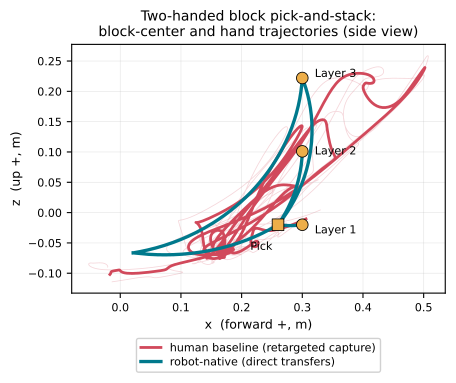

Recreate this plot in Python.
#!/usr/bin/env python3
"""s2_pickstack_paths.py - trajectory figure for the S2 two-handed block
pick-and-stack pilot (IEEE single-column, ~3.4 in).

Single side-view (x-z) panel: block-center path for both conditions, with
faint per-hand paths behind, and the pick + three stack layers marked. The
top-view panel was dropped (a dense unreadable tangle at column width); the
two-handedness it showed is instead quantified by the hand-separation stats
(F1.5), printed and saved to CSV for the caption.

This is NOT the M2 bricklaying capture (a separate motion in the error-budget
study); it is a designed two-handed pick-and-stack task.

Outputs: s2_pickstack_paths.pdf (vector) + .png, and s2_pickstack_handsep.csv.

Usage:
    /usr/bin/python3 s2_pickstack_paths.py
    /usr/bin/python3 s2_pickstack_paths.py --human s2_bricklay_human.csv
"""

import argparse
import csv
import json
import os
import sys

import numpy as np
import matplotlib
matplotlib.use("Agg")
import matplotlib.pyplot as plt          # noqa: E402

plt.rcParams.update({
    "pdf.fonttype": 42, "ps.fonttype": 42,     # embed TrueType, editable text
    "font.size": 8, "axes.titlesize": 10, "axes.labelsize": 9,
    "xtick.labelsize": 8, "ytick.labelsize": 8, "legend.fontsize": 8,
})

HERE = os.path.dirname(os.path.abspath(__file__))
sys.path.insert(0, os.path.expanduser("~/mj_ws/h1-2_sensors/yolo_ws/src/h12_experiments"))
from h12_experiments.fk_h12 import H12ArmFK          # noqa: E402
from h12_experiments.joints import ARM_CHAIN         # noqa: E402

RJ = ARM_CHAIN["right"][:4]
LJ = ARM_CHAIN["left"][:4]
URDF = os.path.expanduser("~/mj_ws/assets/h1_2_description/h1_2.urdf")
HUMAN_C, NATIVE_C = "#d1495b", "#00798c"           # colorblind-safe red / teal
STATION_C = "#edae49"
NEW_LABELS = ["Pick", "Layer 1", "Layer 2", "Layer 3"]


def hands(path):
    fkR, fkL = H12ArmFK(URDF, "right"), H12ArmFK(URDF, "left")
    rows = list(csv.DictReader(open(path)))
    qR = np.array([[float(x[j]) for j in RJ] for x in rows])
    qL = np.array([[float(x[j]) for j in LJ] for x in rows])
    R = np.array([fkR.ee_position(list(q) + [0, 0, 0]) for q in qR])
    L = np.array([fkL.ee_position(list(q) + [0, 0, 0]) for q in qL])
    return L, R, 0.5 * (L + R)


def sep_stats(L, R, C, block_w_cm):
    """Hand-separation stats in cm, whole cycle and manipulation window.

    The whole cycle includes the open-hand home/rest pose (no block held), so
    for the graspability claim the manipulation window (block-center out in
    front, x > 0.15 m) is the physically relevant one. A rigid two-hand grasp
    needs the separation near the block width; the mimic averaging well over
    2x the block width is the evidence it was never graspable."""
    d = np.linalg.norm(L - R, axis=1) * 100.0
    manip = C[:, 0] > 0.15
    dm = d[manip]
    return dict(mean=float(d.mean()), min=float(d.min()), max=float(d.max()),
                range=float(d.max() - d.min()),
                manip_mean=float(dm.mean()), manip_sd=float(dm.std()),
                manip_range=float(dm.max() - dm.min()),
                over_block=float(dm.mean() / block_w_cm))


DEFAULT_HUMAN = os.path.join(
    HERE, "..", "experiments", "iphone_data", "Blockdata0725", "Block_S2_1",
    "b2g", "traj_mono_trim.csv")


def main():
    ap = argparse.ArgumentParser()
    ap.add_argument("--human", default=DEFAULT_HUMAN,
                    help="human baseline trajectory CSV (default: retargeted "
                         "Block_S2_1 capture)")
    ap.add_argument("--native", default=os.path.join(HERE, "s2_bricklay_native.csv"))
    ap.add_argument("--spec", default=os.path.join(HERE, "s2_bricklay_spec.json"))
    ap.add_argument("--stem", default=os.path.join(HERE, "s2_pickstack_paths"))
    args = ap.parse_args()

    natL, natR, natC = hands(args.native)
    humL, humR, humC = hands(args.human)
    spec = json.load(open(args.spec))
    st = np.array(spec["stations"])
    labels = NEW_LABELS[:len(st)]

    # ---- F1.5 hand-separation stats (printed + CSV) ----
    block_w = spec.get("block_width", 0.238) * 100.0     # cm
    ns = sep_stats(natL, natR, natC, block_w)
    hs = sep_stats(humL, humR, humC, block_w)
    print(f"[handsep] distance between the two hands, cm (block width {block_w:.1f} cm):")
    print(f"    {'condition':16}| whole cycle: {'mean':>5}{'min':>6}{'max':>6}"
          f"{'range':>6} | manip: {'mean':>5}{'sd':>5}{'range':>6}{'/block':>7}")
    for name, s in (("robot-native", ns), ("human-mimic", hs)):
        print(f"    {name:16}|              {s['mean']:>5.1f}{s['min']:>6.1f}"
              f"{s['max']:>6.1f}{s['range']:>6.1f} |        {s['manip_mean']:>5.1f}"
              f"{s['manip_sd']:>5.1f}{s['manip_range']:>6.1f}{s['over_block']:>6.2f}x")
    csvp = os.path.join(HERE, "s2_pickstack_handsep.csv")
    with open(csvp, "w", newline="") as f:
        w = csv.writer(f)
        w.writerow(["condition", "block_width_cm", "whole_mean_cm", "whole_min_cm",
                    "whole_max_cm", "whole_range_cm", "manip_mean_cm",
                    "manip_sd_cm", "manip_range_cm", "manip_mean_over_block"])
        for name, s in (("robot_native", ns), ("human_mimic", hs)):
            w.writerow([name, f"{block_w:.1f}"]
                       + [f"{s[k]:.2f}" for k in ("mean", "min", "max", "range",
                          "manip_mean", "manip_sd", "manip_range", "over_block")])
    print(f"[handsep] wrote {os.path.basename(csvp)}")

    # ---- single side-view (x-z) panel ----
    fig, ax = plt.subplots(figsize=(4.6, 3.6))
    i, j = 0, 2                                    # x horizontal, z vertical
    off_side = {"Pick": (-4, -12, "right", "top"),
                "Layer 1": (9, -4, "left", "center"),
                "Layer 2": (9, 0, "left", "center"),
                "Layer 3": (9, 3, "left", "center")}
    for H, col in ((humL, HUMAN_C), (humR, HUMAN_C),
                   (natL, NATIVE_C), (natR, NATIVE_C)):
        ax.plot(H[:, i], H[:, j], "-", color=col, lw=0.6, alpha=0.22, zorder=1)
    ax.plot(humC[:, i], humC[:, j], "-", color=HUMAN_C, lw=2.0, zorder=3,
            label="human baseline (retargeted capture)")
    ax.plot(natC[:, i], natC[:, j], "-", color=NATIVE_C, lw=2.4, zorder=4,
            label="robot-native (direct transfers)")
    for lab, s in zip(labels, st):
        ax.scatter(s[i], s[j], s=70, marker="s" if lab == "Pick" else "o",
                   color=STATION_C, edgecolor="k", lw=0.6, zorder=6)
        dx, dy, ha, va = off_side.get(lab, (9, 3, "left", "center"))
        ax.annotate(lab, (s[i], s[j]), textcoords="offset points",
                    xytext=(dx, dy), fontsize=8, ha=ha, va=va, zorder=7)
    ax.set_xlabel("x  (forward +, m)")
    ax.set_ylabel("z  (up +, m)")
    ax.set_title("Two-handed block pick-and-stack:\nblock-center and hand "
                 "trajectories (side view)", fontsize=10)
    ax.set_aspect("equal", "box")
    ax.grid(alpha=0.3, lw=0.5)
    ax.legend(loc="upper center", bbox_to_anchor=(0.5, -0.16), ncol=1,
              fontsize=8, framealpha=0.9, handlelength=1.8, labelspacing=0.3)
    fig.tight_layout()
    for ext in ("pdf", "png"):
        fig.savefig(f"{args.stem}.{ext}", dpi=300, bbox_inches="tight")
    print(f"[plot] wrote {os.path.basename(args.stem)}.pdf + .png")


if __name__ == "__main__":
    main()
